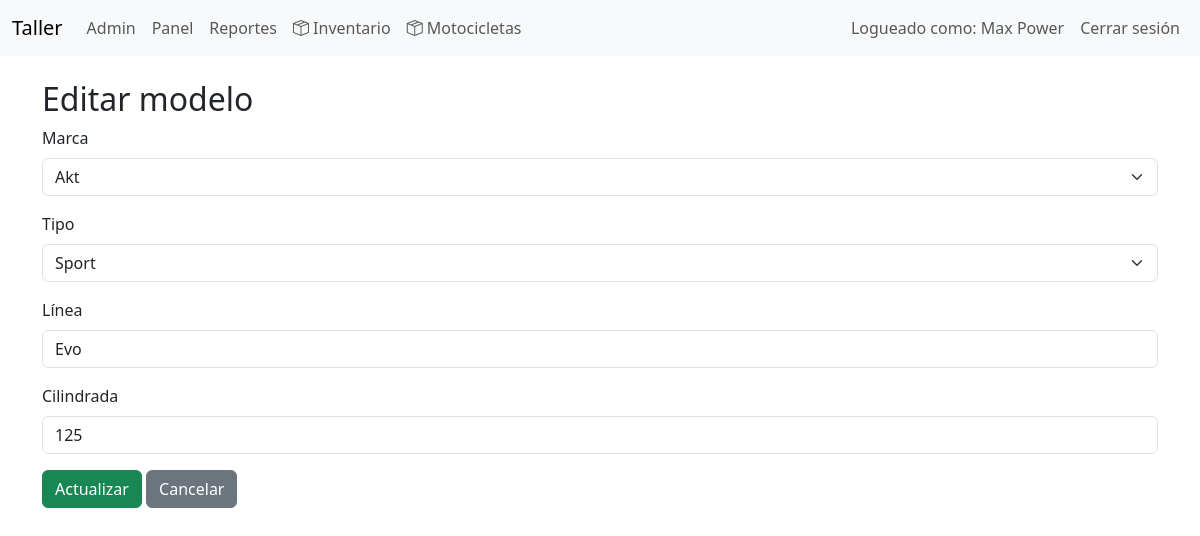
The page /index.php?controller=modelo_moto&action=edit&id=78 (signed in) on the database its author committed.
### tables this page shows
CREATE TABLE `modelos_moto` (
  `id` int(11) NOT NULL,
  `marca_moto_id` int(11) NOT NULL,
  `tipo_moto_id` int(11) NOT NULL,
  `linea` varchar(50) NOT NULL,
  `cilindrada` smallint(5) UNSIGNED DEFAULT NULL,
  `activo` tinyint(1) NOT NULL DEFAULT 1,
  `created_at` timestamp NOT NULL DEFAULT current_timestamp(),
  `updated_at` timestamp NOT NULL DEFAULT current_timestamp() ON UPDATE current_timestamp()
);

CREATE TABLE `marcas_moto` (
  `id` int(11) NOT NULL,
  `nombre` varchar(100) NOT NULL,
  `activo` tinyint(1) NOT NULL DEFAULT 1,
  `created_at` timestamp NOT NULL DEFAULT current_timestamp(),
  `updated_at` timestamp NOT NULL DEFAULT current_timestamp() ON UPDATE current_timestamp()
);

CREATE TABLE `tipos_moto` (
  `id` int(11) NOT NULL,
  `nombre` varchar(100) NOT NULL,
  `activo` tinyint(1) NOT NULL DEFAULT 1,
  `created_at` timestamp NOT NULL DEFAULT current_timestamp(),
  `updated_at` timestamp NOT NULL DEFAULT current_timestamp() ON UPDATE current_timestamp()
);

### app/controllers/BaseController.php (called while the page is built, shortened)
<?php
abstract class BaseController
{
    protected function render(string $view, array $data = []): void
    {
        extract($data);
        require __DIR__ . '/../views/layouts/header.php';
        require __DIR__ . '/../views/' . $view . '.php';
        require __DIR__ . '/../views/layouts/footer.php';
    }
}

### app/controllers/ModeloMotoController.php (called while the page is built, shortened)
<?php
class ModeloMotoController extends BaseController
{
    private ModeloMoto $modelModel;
    private MarcaMoto $brandModel;
    private TipoMoto $typeModel;
   public function __construct(PDO $pdo)
{
    $this->modelModel = new ModeloMoto($pdo);
    $this->brandModel = new MarcaMoto($pdo);
    $this->typeModel = new TipoMoto($pdo);
}
public function edit(): void
{
    $id = (int)($_GET['id'] ?? 0);
    $model = $this->modelModel->find($id);
    $this->render('motorcycle_models/form', [
        'title'  => 'Editar modelo',
        'model'  => $model,
        'brands' => $this->brandModel->active(),
        'types'  => $this->typeModel->active()
    ]);
}
}

### app/models/BaseModel.php (called while the page is built, shortened)
<?php
class BaseModel
{
    public function __construct(PDO $pdo)
    {
        $this->db = $pdo;
    }
}

### app/models/ModeloMoto.php (called while the page is built, shortened)
<?php
class ModeloMoto extends BaseModel
{
    public function find(int $id): ?array
{
    $stmt = $this->db->prepare("
        SELECT
            id,
            marca_moto_id,
            tipo_moto_id,
            linea,
            cilindrada,
            activo
        FROM modelos_moto
        WHERE id = :id
    ");
    $stmt->execute([
        ':id' => $id
    ]);
    return $stmt->fetch(PDO::FETCH_ASSOC) ?: null;
}
}

### app/models/CatalogModel.php (called while the page is built, shortened)
<?php
abstract class CatalogModel extends BaseModel
{
    protected string $table;
    public function active(): array
    {
        $stmt = $this->db->query("
            SELECT *
            FROM {$this->table}
            WHERE activo = 1
            ORDER BY nombre
        ");
        return $stmt->fetchAll(PDO::FETCH_ASSOC);
    }
}

### app/views/motorcycle_models/form.php (the view, shortened to what this page needs)
<h2><?= $title ?></h2>
<form
    method="post"
    action="index.php?controller=modelo_moto&action=<?= isset($model['id']) ? 'update' : 'store' ?>">
<div class="mb-3">
    <label class="form-label">Marca</label>
    <select
        name="marca_moto_id"
        class="form-select"
        required>
        <?php foreach ($brands as $brand): ?>
            <option
                value="<?= $brand['id'] ?>"
                <?= isset($model['marca_moto_id']) &&
                    $model['marca_moto_id'] == $brand['id']
                    ? 'selected'
                    : '' ?>>
                <?= htmlspecialchars($brand['nombre']) ?>
            </option>
        <?php endforeach; ?>
    </select>
</div>
<div class="mb-3">
    <label class="form-label">Tipo</label>
    <select
        name="tipo_moto_id"
        class="form-select"
        required>
        <?php foreach ($types as $type): ?>
            <option
                value="<?= $type['id'] ?>"
                <?= isset($model['tipo_moto_id']) &&
                    $model['tipo_moto_id'] == $type['id']
                    ? 'selected'
                    : '' ?>>
                <?= htmlspecialchars($type['nombre']) ?>
            </option>
        <?php endforeach; ?>
    </select>
</div>
<div class="mb-3">
    <label class="form-label">Línea</label>
    <input
        type="text"
        name="linea"
        class="form-control"
        maxlength="30"
        value="<?= htmlspecialchars($model['linea'] ?? '') ?>"
        required>
</div>
<div class="mb-3">
    <label class="form-label">Cilindrada</label>
    <input
        type="number"
        name="cilindrada"
        class="form-control"
        min="0"
        value="<?= htmlspecialchars($model['cilindrada'] ?? '') ?>">
</div>
<button
    type="submit"
    class="btn btn-success">
    <?= isset($model['id'])
        ? 'Actualizar'
        : 'Guardar' ?>
</button>
<a
    href="index.php?controller=modelo_moto&action=index"
    class="btn btn-secondary">
    Cancelar
</a>
</form>

### public/css/style.css (style rules this page uses)
body { padding-bottom: 40px; }

### rows shown on the page
modelos_moto: marca_moto_id "Akt", tipo_moto_id "Sport", linea "Evo", cilindrada "125"

### other values the page prints
$_SESSION['user_name'] "Max Power"
$title "Editar modelo"
